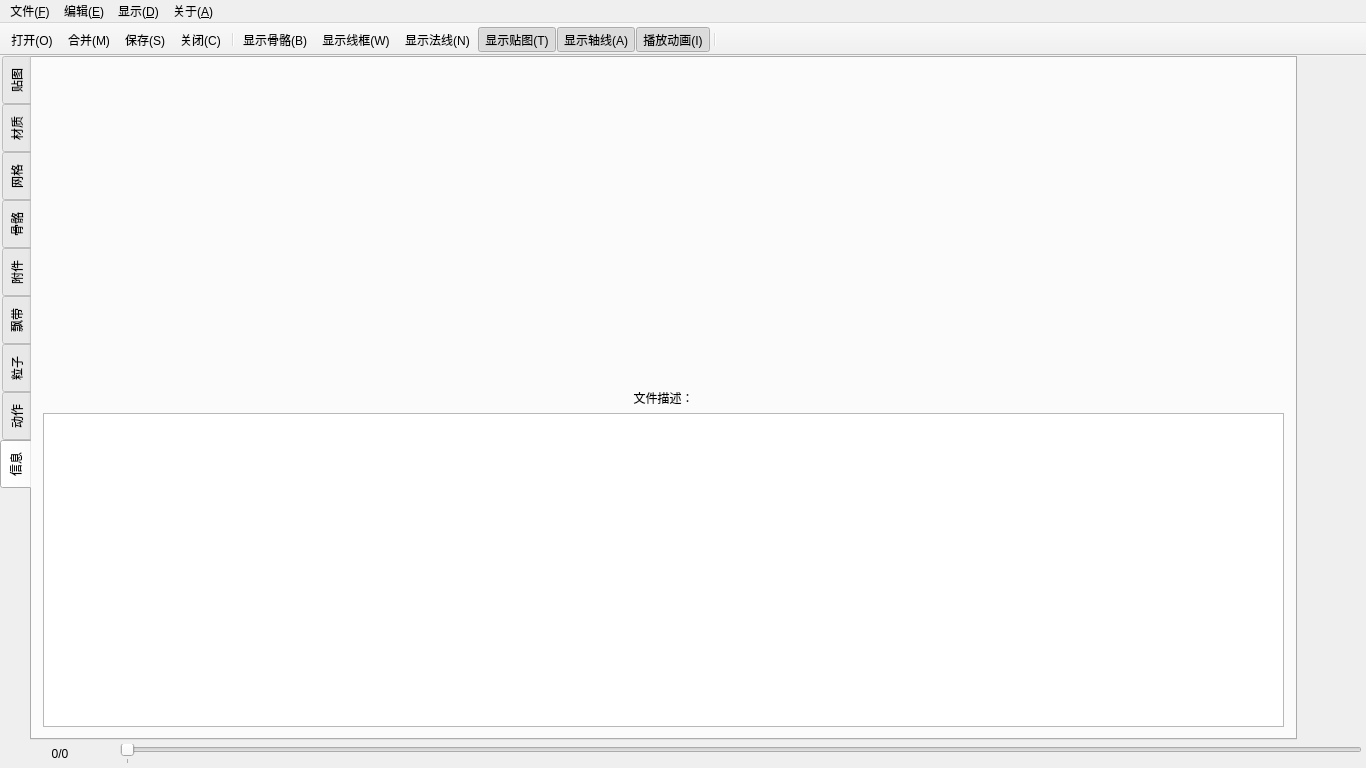
<?xml version="1.0" encoding="UTF-8"?>
<ui version="4.0">
 <class>JumpXEditorClass</class>
 <widget class="QMainWindow" name="JumpXEditorClass">
  <property name="geometry">
   <rect>
    <x>0</x>
    <y>0</y>
    <width>1366</width>
    <height>768</height>
   </rect>
  </property>
  <property name="windowTitle">
   <string>JumpX Editor 跳跃X模型编辑工具</string>
  </property>
  <widget class="QWidget" name="centralWidget">
   <layout class="QVBoxLayout" name="verticalLayout_10">
    <property name="spacing">
     <number>0</number>
    </property>
    <property name="leftMargin">
     <number>0</number>
    </property>
    <property name="topMargin">
     <number>0</number>
    </property>
    <property name="rightMargin">
     <number>0</number>
    </property>
    <property name="bottomMargin">
     <number>0</number>
    </property>
    <item>
     <widget class="QSplitter" name="splitter">
      <property name="sizePolicy">
       <sizepolicy hsizetype="Expanding" vsizetype="Expanding">
        <horstretch>0</horstretch>
        <verstretch>0</verstretch>
       </sizepolicy>
      </property>
      <property name="orientation">
       <enum>Qt::Horizontal</enum>
      </property>
      <property name="handleWidth">
       <number>0</number>
      </property>
      <property name="childrenCollapsible">
       <bool>false</bool>
      </property>
      <widget class="QTabWidget" name="tabWidget">
       <property name="minimumSize">
        <size>
         <width>320</width>
         <height>0</height>
        </size>
       </property>
       <property name="styleSheet">
        <string notr="true">QTabBar::tab { width: 32px; }</string>
       </property>
       <property name="tabPosition">
        <enum>QTabWidget::West</enum>
       </property>
       <property name="currentIndex">
        <number>8</number>
       </property>
       <property name="usesScrollButtons">
        <bool>false</bool>
       </property>
       <widget class="QWidget" name="tab_Tex">
        <attribute name="title">
         <string>贴图</string>
        </attribute>
        <layout class="QVBoxLayout" name="verticalLayout_4">
         <item>
          <layout class="QHBoxLayout" name="horizontalLayout_2">
           <item>
            <spacer name="horizontalSpacer_2">
             <property name="orientation">
              <enum>Qt::Horizontal</enum>
             </property>
             <property name="sizeHint" stdset="0">
              <size>
               <width>40</width>
               <height>20</height>
              </size>
             </property>
            </spacer>
           </item>
           <item>
            <widget class="QPushButton" name="btn_TexNew">
             <property name="maximumSize">
              <size>
               <width>64</width>
               <height>16777215</height>
              </size>
             </property>
             <property name="text">
              <string>新建</string>
             </property>
            </widget>
           </item>
           <item>
            <widget class="QPushButton" name="btn_TexDel">
             <property name="maximumSize">
              <size>
               <width>64</width>
               <height>16777215</height>
              </size>
             </property>
             <property name="text">
              <string>删除</string>
             </property>
            </widget>
           </item>
           <item>
            <widget class="QPushButton" name="btn_TexRefresh">
             <property name="maximumSize">
              <size>
               <width>64</width>
               <height>16777215</height>
              </size>
             </property>
             <property name="text">
              <string>刷新</string>
             </property>
            </widget>
           </item>
           <item>
            <spacer name="horizontalSpacer">
             <property name="orientation">
              <enum>Qt::Horizontal</enum>
             </property>
             <property name="sizeHint" stdset="0">
              <size>
               <width>40</width>
               <height>20</height>
              </size>
             </property>
            </spacer>
           </item>
          </layout>
         </item>
         <item>
          <widget class="QDeselectableListWidget" name="list_Tex">
           <property name="contextMenuPolicy">
            <enum>Qt::CustomContextMenu</enum>
           </property>
          </widget>
         </item>
         <item>
          <widget class="QLabel" name="labelBitmap">
           <property name="maximumSize">
            <size>
             <width>16777215</width>
             <height>512</height>
            </size>
           </property>
           <property name="text">
            <string/>
           </property>
           <property name="alignment">
            <set>Qt::AlignCenter</set>
           </property>
          </widget>
         </item>
        </layout>
       </widget>
       <widget class="QWidget" name="tab_Mtl">
        <attribute name="title">
         <string>材质</string>
        </attribute>
        <layout class="QVBoxLayout" name="verticalLayout_3">
         <item>
          <layout class="QHBoxLayout" name="horizontalLayout_3">
           <item>
            <spacer name="horizontalSpacer_3">
             <property name="orientation">
              <enum>Qt::Horizontal</enum>
             </property>
             <property name="sizeHint" stdset="0">
              <size>
               <width>40</width>
               <height>20</height>
              </size>
             </property>
            </spacer>
           </item>
           <item>
            <widget class="QPushButton" name="btn_MtlNew">
             <property name="maximumSize">
              <size>
               <width>64</width>
               <height>16777215</height>
              </size>
             </property>
             <property name="text">
              <string>新建</string>
             </property>
            </widget>
           </item>
           <item>
            <widget class="QPushButton" name="btn_MtlDel">
             <property name="maximumSize">
              <size>
               <width>64</width>
               <height>16777215</height>
              </size>
             </property>
             <property name="text">
              <string>删除</string>
             </property>
            </widget>
           </item>
           <item>
            <widget class="QPushButton" name="btn_MtlColor">
             <property name="maximumSize">
              <size>
               <width>64</width>
               <height>16777215</height>
              </size>
             </property>
             <property name="text">
              <string>颜色</string>
             </property>
            </widget>
           </item>
           <item>
            <widget class="QCheckBox" name="check_Alpha">
             <property name="toolTip">
              <string>编辑透明度</string>
             </property>
             <property name="text">
              <string/>
             </property>
            </widget>
           </item>
           <item>
            <spacer name="horizontalSpacer_4">
             <property name="orientation">
              <enum>Qt::Horizontal</enum>
             </property>
             <property name="sizeHint" stdset="0">
              <size>
               <width>40</width>
               <height>20</height>
              </size>
             </property>
            </spacer>
           </item>
          </layout>
         </item>
         <item>
          <widget class="QDeselectableListWidget" name="list_Mtl">
           <property name="contextMenuPolicy">
            <enum>Qt::CustomContextMenu</enum>
           </property>
          </widget>
         </item>
        </layout>
       </widget>
       <widget class="QWidget" name="tab_Mesh">
        <attribute name="title">
         <string>网格</string>
        </attribute>
        <layout class="QVBoxLayout" name="verticalLayout">
         <item>
          <layout class="QHBoxLayout" name="horizontalLayout_4">
           <item>
            <spacer name="horizontalSpacer_5">
             <property name="orientation">
              <enum>Qt::Horizontal</enum>
             </property>
             <property name="sizeHint" stdset="0">
              <size>
               <width>40</width>
               <height>20</height>
              </size>
             </property>
            </spacer>
           </item>
           <item>
            <widget class="QPushButton" name="btn_GeoDel">
             <property name="maximumSize">
              <size>
               <width>64</width>
               <height>16777215</height>
              </size>
             </property>
             <property name="text">
              <string>删除</string>
             </property>
            </widget>
           </item>
           <item>
            <widget class="QPushButton" name="btn_GeoFlip">
             <property name="maximumSize">
              <size>
               <width>64</width>
               <height>16777215</height>
              </size>
             </property>
             <property name="text">
              <string>翻转</string>
             </property>
            </widget>
           </item>
           <item>
            <widget class="QPushButton" name="btn_GeoUp">
             <property name="maximumSize">
              <size>
               <width>64</width>
               <height>16777215</height>
              </size>
             </property>
             <property name="text">
              <string>上移</string>
             </property>
            </widget>
           </item>
           <item>
            <widget class="QPushButton" name="btn_GeoDown">
             <property name="maximumSize">
              <size>
               <width>64</width>
               <height>16777215</height>
              </size>
             </property>
             <property name="text">
              <string>下移</string>
             </property>
            </widget>
           </item>
           <item>
            <spacer name="horizontalSpacer_6">
             <property name="orientation">
              <enum>Qt::Horizontal</enum>
             </property>
             <property name="sizeHint" stdset="0">
              <size>
               <width>40</width>
               <height>20</height>
              </size>
             </property>
            </spacer>
           </item>
          </layout>
         </item>
         <item>
          <widget class="QDeselectableListWidget" name="list_Mesh">
           <property name="contextMenuPolicy">
            <enum>Qt::CustomContextMenu</enum>
           </property>
          </widget>
         </item>
        </layout>
       </widget>
       <widget class="QWidget" name="tab_Bone">
        <attribute name="title">
         <string>骨骼</string>
        </attribute>
        <layout class="QVBoxLayout" name="verticalLayout_2">
         <item>
          <layout class="QHBoxLayout" name="horizontalLayout_5">
           <item>
            <spacer name="horizontalSpacer_7">
             <property name="orientation">
              <enum>Qt::Horizontal</enum>
             </property>
             <property name="sizeHint" stdset="0">
              <size>
               <width>40</width>
               <height>20</height>
              </size>
             </property>
            </spacer>
           </item>
           <item>
            <widget class="QPushButton" name="btn_BonDel">
             <property name="maximumSize">
              <size>
               <width>64</width>
               <height>16777215</height>
              </size>
             </property>
             <property name="text">
              <string>删除</string>
             </property>
            </widget>
           </item>
           <item>
            <widget class="QPushButton" name="btn_BonShow">
             <property name="maximumSize">
              <size>
               <width>64</width>
               <height>16777215</height>
              </size>
             </property>
             <property name="text">
              <string>显隐</string>
             </property>
            </widget>
           </item>
           <item>
            <spacer name="horizontalSpacer_8">
             <property name="orientation">
              <enum>Qt::Horizontal</enum>
             </property>
             <property name="sizeHint" stdset="0">
              <size>
               <width>40</width>
               <height>20</height>
              </size>
             </property>
            </spacer>
           </item>
          </layout>
         </item>
         <item>
          <widget class="QDeselectableTreeWidget" name="tree_Bone">
           <property name="contextMenuPolicy">
            <enum>Qt::CustomContextMenu</enum>
           </property>
           <attribute name="headerVisible">
            <bool>false</bool>
           </attribute>
           <attribute name="headerStretchLastSection">
            <bool>false</bool>
           </attribute>
           <column>
            <property name="text">
             <string notr="true">1</string>
            </property>
           </column>
          </widget>
         </item>
        </layout>
       </widget>
       <widget class="QWidget" name="tab_Attach">
        <attribute name="title">
         <string>附件</string>
        </attribute>
        <layout class="QVBoxLayout" name="verticalLayout_9">
         <item>
          <layout class="QHBoxLayout" name="horizontalLayout_6">
           <item>
            <widget class="QPushButton" name="btn_AttDel">
             <property name="maximumSize">
              <size>
               <width>64</width>
               <height>16777215</height>
              </size>
             </property>
             <property name="text">
              <string>删除</string>
             </property>
            </widget>
           </item>
          </layout>
         </item>
         <item>
          <widget class="QDeselectableListWidget" name="list_Attach">
           <property name="contextMenuPolicy">
            <enum>Qt::CustomContextMenu</enum>
           </property>
          </widget>
         </item>
        </layout>
       </widget>
       <widget class="QWidget" name="tab_Ribbon">
        <attribute name="title">
         <string>飘带</string>
        </attribute>
        <layout class="QVBoxLayout" name="verticalLayout_8">
         <item>
          <layout class="QHBoxLayout" name="horizontalLayout_7">
           <item>
            <spacer name="horizontalSpacer_9">
             <property name="orientation">
              <enum>Qt::Horizontal</enum>
             </property>
             <property name="sizeHint" stdset="0">
              <size>
               <width>40</width>
               <height>20</height>
              </size>
             </property>
            </spacer>
           </item>
           <item>
            <widget class="QPushButton" name="btn_RibDel">
             <property name="maximumSize">
              <size>
               <width>64</width>
               <height>16777215</height>
              </size>
             </property>
             <property name="text">
              <string>删除</string>
             </property>
            </widget>
           </item>
           <item>
            <widget class="QPushButton" name="btn_RibFlip">
             <property name="maximumSize">
              <size>
               <width>64</width>
               <height>16777215</height>
              </size>
             </property>
             <property name="text">
              <string>翻转</string>
             </property>
            </widget>
           </item>
           <item>
            <spacer name="horizontalSpacer_10">
             <property name="orientation">
              <enum>Qt::Horizontal</enum>
             </property>
             <property name="sizeHint" stdset="0">
              <size>
               <width>40</width>
               <height>20</height>
              </size>
             </property>
            </spacer>
           </item>
          </layout>
         </item>
         <item>
          <widget class="QDeselectableListWidget" name="list_Ribbon">
           <property name="contextMenuPolicy">
            <enum>Qt::CustomContextMenu</enum>
           </property>
          </widget>
         </item>
        </layout>
       </widget>
       <widget class="QWidget" name="tab_Part">
        <attribute name="title">
         <string>粒子</string>
        </attribute>
        <layout class="QVBoxLayout" name="verticalLayout_7">
         <item>
          <layout class="QHBoxLayout" name="horizontalLayout_8">
           <item>
            <spacer name="horizontalSpacer_11">
             <property name="orientation">
              <enum>Qt::Horizontal</enum>
             </property>
             <property name="sizeHint" stdset="0">
              <size>
               <width>40</width>
               <height>20</height>
              </size>
             </property>
            </spacer>
           </item>
           <item>
            <widget class="QPushButton" name="btn_PrtDel">
             <property name="maximumSize">
              <size>
               <width>64</width>
               <height>16777215</height>
              </size>
             </property>
             <property name="text">
              <string>删除</string>
             </property>
            </widget>
           </item>
           <item>
            <widget class="QPushButton" name="btn_PrtSave">
             <property name="maximumSize">
              <size>
               <width>64</width>
               <height>16777215</height>
              </size>
             </property>
             <property name="text">
              <string>保存</string>
             </property>
            </widget>
           </item>
           <item>
            <widget class="QPushButton" name="btn_PrtLoad">
             <property name="maximumSize">
              <size>
               <width>64</width>
               <height>16777215</height>
              </size>
             </property>
             <property name="text">
              <string>加载</string>
             </property>
            </widget>
           </item>
           <item>
            <spacer name="horizontalSpacer_12">
             <property name="orientation">
              <enum>Qt::Horizontal</enum>
             </property>
             <property name="sizeHint" stdset="0">
              <size>
               <width>40</width>
               <height>20</height>
              </size>
             </property>
            </spacer>
           </item>
          </layout>
         </item>
         <item>
          <widget class="QDeselectableListWidget" name="list_Part">
           <property name="contextMenuPolicy">
            <enum>Qt::CustomContextMenu</enum>
           </property>
          </widget>
         </item>
        </layout>
       </widget>
       <widget class="QWidget" name="tab_Anim">
        <attribute name="title">
         <string>动作</string>
        </attribute>
        <layout class="QVBoxLayout" name="verticalLayout_5">
         <item>
          <layout class="QHBoxLayout" name="horizontalLayout_9">
           <item>
            <spacer name="horizontalSpacer_13">
             <property name="orientation">
              <enum>Qt::Horizontal</enum>
             </property>
             <property name="sizeHint" stdset="0">
              <size>
               <width>40</width>
               <height>20</height>
              </size>
             </property>
            </spacer>
           </item>
           <item>
            <widget class="QPushButton" name="btn_ActNew">
             <property name="maximumSize">
              <size>
               <width>64</width>
               <height>16777215</height>
              </size>
             </property>
             <property name="text">
              <string>新建</string>
             </property>
            </widget>
           </item>
           <item>
            <widget class="QPushButton" name="btn_ActDel">
             <property name="maximumSize">
              <size>
               <width>64</width>
               <height>16777215</height>
              </size>
             </property>
             <property name="text">
              <string>删除</string>
             </property>
            </widget>
           </item>
           <item>
            <spacer name="horizontalSpacer_14">
             <property name="orientation">
              <enum>Qt::Horizontal</enum>
             </property>
             <property name="sizeHint" stdset="0">
              <size>
               <width>40</width>
               <height>20</height>
              </size>
             </property>
            </spacer>
           </item>
          </layout>
         </item>
         <item>
          <widget class="QDeselectableListWidget" name="list_Anim">
           <property name="contextMenuPolicy">
            <enum>Qt::CustomContextMenu</enum>
           </property>
          </widget>
         </item>
        </layout>
       </widget>
       <widget class="QWidget" name="tab_Info">
        <attribute name="title">
         <string>信息</string>
        </attribute>
        <layout class="QVBoxLayout" name="verticalLayout_6" stretch="1,0,1">
         <item>
          <widget class="QLabel" name="fileInfoLabel">
           <property name="text">
            <string/>
           </property>
           <property name="alignment">
            <set>Qt::AlignCenter</set>
           </property>
          </widget>
         </item>
         <item>
          <widget class="QLabel" name="fileDescLabel">
           <property name="text">
            <string>文件描述：</string>
           </property>
           <property name="alignment">
            <set>Qt::AlignCenter</set>
           </property>
          </widget>
         </item>
         <item>
          <widget class="QPlainTextEdit" name="fileDescEdit"/>
         </item>
        </layout>
       </widget>
      </widget>
      <widget class="QWidget" name="verticalLayoutWidget">
       <layout class="QHBoxLayout" name="glLayout">
        <property name="spacing">
         <number>0</number>
        </property>
       </layout>
      </widget>
     </widget>
    </item>
    <item>
     <layout class="QHBoxLayout" name="horizontalLayout">
      <property name="spacing">
       <number>0</number>
      </property>
      <property name="topMargin">
       <number>4</number>
      </property>
      <property name="rightMargin">
       <number>4</number>
      </property>
      <property name="bottomMargin">
       <number>4</number>
      </property>
      <item>
       <widget class="QLabel" name="label_Frame">
        <property name="minimumSize">
         <size>
          <width>120</width>
          <height>0</height>
         </size>
        </property>
        <property name="text">
         <string>0/0</string>
        </property>
        <property name="alignment">
         <set>Qt::AlignCenter</set>
        </property>
       </widget>
      </item>
      <item>
       <widget class="QSlider" name="slider_Frame">
        <property name="maximum">
         <number>0</number>
        </property>
        <property name="orientation">
         <enum>Qt::Horizontal</enum>
        </property>
        <property name="tickPosition">
         <enum>QSlider::TicksBelow</enum>
        </property>
        <property name="tickInterval">
         <number>100</number>
        </property>
       </widget>
      </item>
     </layout>
    </item>
   </layout>
  </widget>
  <widget class="QMenuBar" name="menuBar">
   <property name="geometry">
    <rect>
     <x>0</x>
     <y>0</y>
     <width>1366</width>
     <height>26</height>
    </rect>
   </property>
   <widget class="QMenu" name="menu_File">
    <property name="title">
     <string>文件(&amp;F)</string>
    </property>
    <addaction name="action_Open"/>
    <addaction name="action_Combine"/>
    <addaction name="separator"/>
    <addaction name="action_Save"/>
    <addaction name="action_SaveAll"/>
    <addaction name="separator"/>
    <addaction name="action_Close"/>
    <addaction name="separator"/>
    <addaction name="action_Quit"/>
   </widget>
   <widget class="QMenu" name="menu_Edit">
    <property name="title">
     <string>编辑(&amp;E)</string>
    </property>
    <addaction name="action_SaveAnim"/>
    <addaction name="action_LoadAnim"/>
    <addaction name="separator"/>
    <addaction name="action_Translate"/>
    <addaction name="action_Rotate"/>
    <addaction name="action_Scale"/>
    <addaction name="separator"/>
    <addaction name="action_CutAnim"/>
    <addaction name="action_Version"/>
   </widget>
   <widget class="QMenu" name="menu_Display">
    <property name="title">
     <string>显示(&amp;D)</string>
    </property>
    <addaction name="action_ShowBone"/>
    <addaction name="action_ShowWire"/>
    <addaction name="action_ShowNormal"/>
    <addaction name="action_ShowTexture"/>
    <addaction name="action_ShowAxis"/>
    <addaction name="action_ShowAnim"/>
   </widget>
   <widget class="QMenu" name="menu_About_2">
    <property name="title">
     <string>关于(&amp;A)</string>
    </property>
    <addaction name="action_About"/>
   </widget>
   <addaction name="menu_File"/>
   <addaction name="menu_Edit"/>
   <addaction name="menu_Display"/>
   <addaction name="menu_About_2"/>
  </widget>
  <widget class="QToolBar" name="mainToolBar">
   <property name="movable">
    <bool>false</bool>
   </property>
   <property name="iconSize">
    <size>
     <width>20</width>
     <height>20</height>
    </size>
   </property>
   <property name="toolButtonStyle">
    <enum>Qt::ToolButtonTextBesideIcon</enum>
   </property>
   <property name="floatable">
    <bool>false</bool>
   </property>
   <attribute name="toolBarArea">
    <enum>TopToolBarArea</enum>
   </attribute>
   <attribute name="toolBarBreak">
    <bool>false</bool>
   </attribute>
   <addaction name="action_Open"/>
   <addaction name="action_Combine"/>
   <addaction name="action_Save"/>
   <addaction name="action_Close"/>
   <addaction name="separator"/>
   <addaction name="action_ShowBone"/>
   <addaction name="action_ShowWire"/>
   <addaction name="action_ShowNormal"/>
   <addaction name="action_ShowTexture"/>
   <addaction name="action_ShowAxis"/>
   <addaction name="action_ShowAnim"/>
   <addaction name="separator"/>
  </widget>
  <action name="action_Open">
   <property name="text">
    <string>打开(&amp;O)</string>
   </property>
   <property name="shortcut">
    <string>Ctrl+O</string>
   </property>
  </action>
  <action name="action_Save">
   <property name="text">
    <string>保存(&amp;S)</string>
   </property>
   <property name="shortcut">
    <string>Ctrl+S</string>
   </property>
  </action>
  <action name="action_SaveAll">
   <property name="text">
    <string>另存为(&amp;A)</string>
   </property>
   <property name="shortcut">
    <string>Ctrl+Shift+S</string>
   </property>
  </action>
  <action name="action_Close">
   <property name="text">
    <string>关闭(&amp;C)</string>
   </property>
   <property name="shortcut">
    <string>Ctrl+F4</string>
   </property>
  </action>
  <action name="action_Quit">
   <property name="text">
    <string>退出(&amp;Q)</string>
   </property>
  </action>
  <action name="action_ShowBone">
   <property name="checkable">
    <bool>true</bool>
   </property>
   <property name="text">
    <string>显示骨骼(&amp;B)</string>
   </property>
  </action>
  <action name="action_ShowWire">
   <property name="checkable">
    <bool>true</bool>
   </property>
   <property name="text">
    <string>显示线框(&amp;W)</string>
   </property>
  </action>
  <action name="action_ShowNormal">
   <property name="checkable">
    <bool>true</bool>
   </property>
   <property name="text">
    <string>显示法线(&amp;N)</string>
   </property>
  </action>
  <action name="action_ShowTexture">
   <property name="checkable">
    <bool>true</bool>
   </property>
   <property name="checked">
    <bool>true</bool>
   </property>
   <property name="text">
    <string>显示贴图(&amp;T)</string>
   </property>
  </action>
  <action name="action_SaveAnim">
   <property name="text">
    <string>保存动作模板(&amp;S)</string>
   </property>
  </action>
  <action name="action_LoadAnim">
   <property name="text">
    <string>加载动作模板(&amp;L)</string>
   </property>
  </action>
  <action name="action_About">
   <property name="text">
    <string>关于(&amp;A)</string>
   </property>
  </action>
  <action name="action_Combine">
   <property name="text">
    <string>合并(&amp;M)</string>
   </property>
  </action>
  <action name="action_Translate">
   <property name="text">
    <string>整体平移</string>
   </property>
  </action>
  <action name="action_Rotate">
   <property name="text">
    <string>整体旋转</string>
   </property>
  </action>
  <action name="action_Scale">
   <property name="text">
    <string>整体缩放</string>
   </property>
  </action>
  <action name="action_ShowAxis">
   <property name="checkable">
    <bool>true</bool>
   </property>
   <property name="checked">
    <bool>true</bool>
   </property>
   <property name="text">
    <string>显示轴线(&amp;A)</string>
   </property>
  </action>
  <action name="action_CutAnim">
   <property name="text">
    <string>裁剪动画</string>
   </property>
  </action>
  <action name="action_ShowAnim">
   <property name="checkable">
    <bool>true</bool>
   </property>
   <property name="checked">
    <bool>true</bool>
   </property>
   <property name="text">
    <string>播放动画(&amp;I)</string>
   </property>
  </action>
  <action name="action_Version">
   <property name="text">
    <string>改变版本(&amp;V)</string>
   </property>
  </action>
 </widget>
 <layoutdefault spacing="6" margin="11"/>
 <customwidgets>
  <customwidget>
   <class>QDeselectableTreeWidget</class>
   <extends>QTreeWidget</extends>
   <header>QDeselectableTreeWidget.h</header>
  </customwidget>
  <customwidget>
   <class>QDeselectableListWidget</class>
   <extends>QListWidget</extends>
   <header>QDeselectableListWidget.h</header>
  </customwidget>
 </customwidgets>
 <resources>
  <include location="JumpXEditor.qrc"/>
 </resources>
 <connections/>
</ui>
